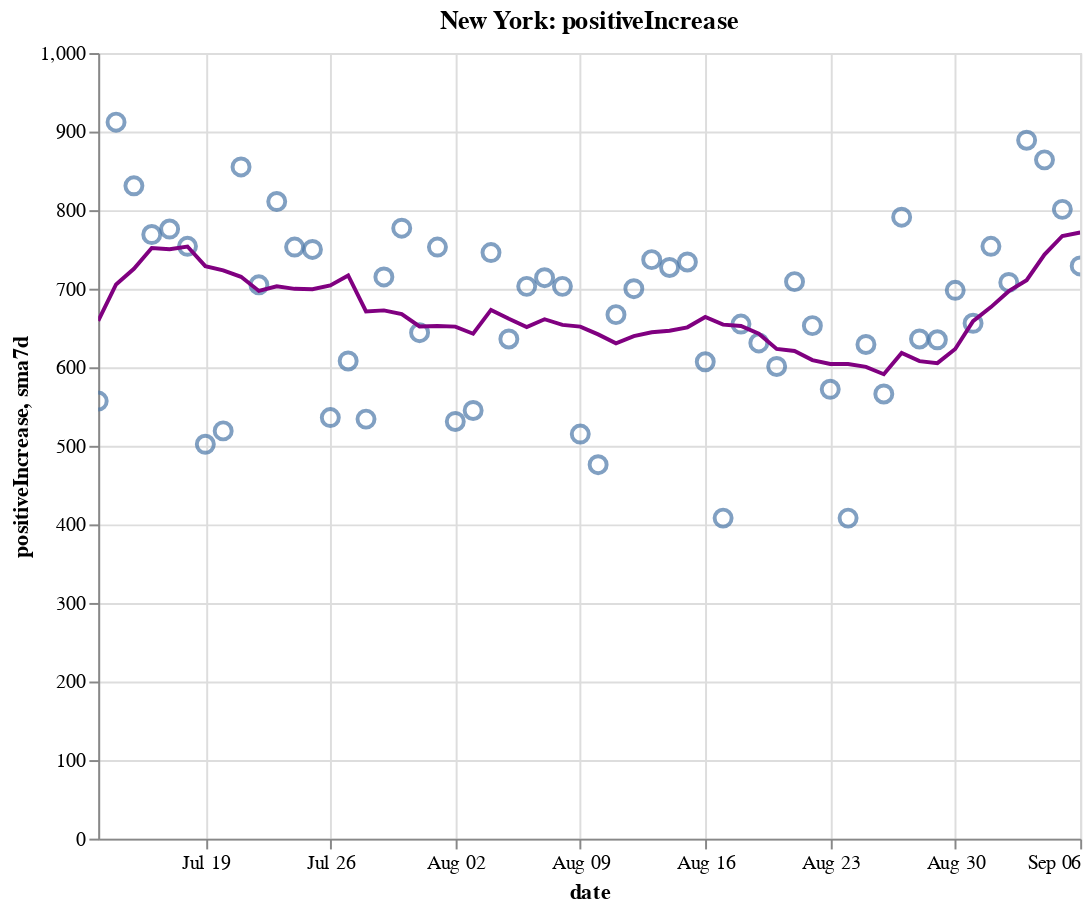

Notebook code for this chart:
### Code cell
create_plot(ny, 'positiveIncrease')

### Figure 1 — Vega-Lite specification as saved in the notebook (floating-point values rounded to 4 significant figures)
{"config": {"view": {"continuousWidth": 400, "continuousHeight": 300}}, "layer": [{"layer": [{"mark": {"type": "point", "size": 75}, "encoding": {"tooltip": [{"type": "temporal", "field": "date"}, {"type": "quantitative", "field": "positiveIncrease"}, {"type": "quantitative", "field": "sma7d"}], "x": {"type": "temporal", "field": "date"}, "y": {"type": "quantitative", "field": "positiveIncrease"}}, "selection": {"selector008": {"type": "interval", "bind": "scales", "encodings": ["x", "y"]}}}, {"mark": {"type": "line", "color": "purple"}, "encoding": {"x": {"type": "temporal", "field": "date"}, "y": {"type": "quantitative", "field": "sma7d"}}}]}, {"mark": {"type": "rule", "color": "#aaa"}, "encoding": {"x": {"type": "temporal", "field": "date"}}, "transform": [{"filter": {"selection": "selector007"}}]}, {"mark": "circle", "encoding": {"opacity": {"condition": {"value": 1, "selection": "selector007"}, "value": 0}, "tooltip": [{"type": "temporal", "field": "date"}, {"type": "quantitative", "field": "positiveIncrease"}, {"type": "quantitative", "field": "sma7d"}], "x": {"type": "temporal", "field": "date"}, "y": {"type": "quantitative", "field": "positiveIncrease"}}, "selection": {"selector007": {"type": "single", "encodings": ["x"], "on": "mouseover", "nearest": true, "empty": "none"}}}, {"mark": {"type": "text", "align": "left", "dx": 5, "dy": -5, "stroke": "white", "strokeWidth": 2}, "encoding": {"text": {"type": "quantitative", "field": "positiveIncrease"}, "tooltip": [{"type": "temporal", "field": "date"}, {"type": "quantitative", "field": "positiveIncrease"}, {"type": "quantitative", "field": "sma7d"}], "x": {"type": "temporal", "field": "date"}, "y": {"type": "quantitative", "field": "positiveIncrease"}}, "transform": [{"filter": {"selection": "selector007"}}]}, {"mark": {"type": "text", "align": "left", "dx": 5, "dy": -5}, "encoding": {"text": {"type": "quantitative", "field": "positiveIncrease"}, "tooltip": [{"type": "temporal", "field": "date"}, {"type": "quantitative", "field": "positiveIncrease"}, {"type": "quantitative", "field": "sma7d"}], "x": {"type": "temporal", "field": "date"}, "y": {"type": "quantitative", "field": "positiveIncrease"}}, "transform": [{"filter": {"selection": "selector007"}}]}], "data": {"name": "data-217ca46c2e6fcd6869554d7da9872cc4"}, "height": 400, "title": "New York: positiveIncrease", "width": 500, "$schema": "https://vega.github.io/schema/vega-lite/v4.8.1.json", "datasets": {"data-217ca46c2e6fcd6869554d7da9872cc4": [{"date": "2020-07-13T00:00:00", "totalTestResultsIncrease": 51690.0, "positiveIncrease": 557.0, "death": 24990.0, "deathIncrease": 10.0, "positiveRate": 0.011, "state": "New York", "sma7d": 659.1}, {"date": "2020-07-14T00:00:00", "totalTestResultsIncrease": 60040.0, "positiveIncrease": 912.0, "death": 24990.0, "deathIncrease": 5.0, "positiveRate": 0.015, "state": "New York", "sma7d": 705.4}, {"date": "2020-07-15T00:00:00", "totalTestResultsIncrease": 63600.0, "positiveIncrease": 831.0, "death": 25000.0, "deathIncrease": 9.0, "positiveRate": 0.013, "state": "New York", "sma7d": 725.3}, {"date": "2020-07-16T00:00:00", "totalTestResultsIncrease": 72680.0, "positiveIncrease": 769.0, "death": 25010.0, "deathIncrease": 11.0, "positiveRate": 0.011, "state": "New York", "sma7d": 751.7}, {"date": "2020-07-17T00:00:00", "totalTestResultsIncrease": 78240.0, "positiveIncrease": 776.0, "death": 25020.0, "deathIncrease": 10.0, "positiveRate": 0.01, "state": "New York", "sma7d": 750.3}, {"date": "2020-07-18T00:00:00", "totalTestResultsIncrease": 69820.0, "positiveIncrease": 754.0, "death": 25040.0, "deathIncrease": 11.0, "positiveRate": 0.011, "state": "New York", "sma7d": 753.7}, {"date": "2020-07-19T00:00:00", "totalTestResultsIncrease": 46200.0, "positiveIncrease": 502.0, "death": 25050.0, "deathIncrease": 13.0, "positiveRate": 0.011, "state": "New York", "sma7d": 728.7}, {"date": "2020-07-20T00:00:00", "totalTestResultsIncrease": 49340.0, "positiveIncrease": 519.0, "death": 25060.0, "deathIncrease": 8.0, "positiveRate": 0.011, "state": "New York", "sma7d": 723.3}, {"date": "2020-07-21T00:00:00", "totalTestResultsIncrease": 66170.0, "positiveIncrease": 855.0, "death": 25060.0, "deathIncrease": 2.0, "positiveRate": 0.013, "state": "New York", "sma7d": 715.1}, {"date": "2020-07-22T00:00:00", "totalTestResultsIncrease": 67660.0, "positiveIncrease": 705.0, "death": 25070.0, "deathIncrease": 10.0, "positiveRate": 0.01, "state": "New York", "sma7d": 697.1}, {"date": "2020-07-23T00:00:00", "totalTestResultsIncrease": 69700.0, "positiveIncrease": 811.0, "death": 25080.0, "deathIncrease": 13.0, "positiveRate": 0.012, "state": "New York", "sma7d": 703.1}, {"date": "2020-07-24T00:00:00", "totalTestResultsIncrease": 76510.0, "positiveIncrease": 753.0, "death": 25090.0, "deathIncrease": 9.0, "positiveRate": 0.01, "state": "New York", "sma7d": 699.9}, {"date": "2020-07-25T00:00:00", "totalTestResultsIncrease": 71470.0, "positiveIncrease": 750.0, "death": 25100.0, "deathIncrease": 13.0, "positiveRate": 0.01, "state": "New York", "sma7d": 699.3}, {"date": "2020-07-26T00:00:00", "totalTestResultsIncrease": 53570.0, "positiveIncrease": 536.0, "death": 25110.0, "deathIncrease": 3.0, "positiveRate": 0.01, "state": "New York", "sma7d": 704.1}, {"date": "2020-07-27T00:00:00", "totalTestResultsIncrease": 57270.0, "positiveIncrease": 608.0, "death": 25120.0, "deathIncrease": 11.0, "positiveRate": 0.011, "state": "New York", "sma7d": 716.9}, {"date": "2020-07-28T00:00:00", "totalTestResultsIncrease": 57400.0, "positiveIncrease": 534.0, "death": 25130.0, "deathIncrease": 9.0, "positiveRate": 0.009, "state": "New York", "sma7d": 671.0}, {"date": "2020-07-29T00:00:00", "totalTestResultsIncrease": 62280.0, "positiveIncrease": 715.0, "death": 25130.0, "deathIncrease": 6.0, "positiveRate": 0.011, "state": "New York", "sma7d": 672.4}, {"date": "2020-07-30T00:00:00", "totalTestResultsIncrease": 73550.0, "positiveIncrease": 777.0, "death": 25140.0, "deathIncrease": 13.0, "positiveRate": 0.011, "state": "New York", "sma7d": 667.6}, {"date": "2020-07-31T00:00:00", "totalTestResultsIncrease": 68870.0, "positiveIncrease": 644.0, "death": 25150.0, "deathIncrease": 5.0, "positiveRate": 0.009, "state": "New York", "sma7d": 652.0}, {"date": "2020-08-01T00:00:00", "totalTestResultsIncrease": 82740.0, "positiveIncrease": 753.0, "death": 25160.0, "deathIncrease": 14.0, "positiveRate": 0.009, "state": "New York", "sma7d": 652.4}, {"date": "2020-08-02T00:00:00", "totalTestResultsIncrease": 58960.0, "positiveIncrease": 531.0, "death": 25170.0, "deathIncrease": 6.0, "positiveRate": 0.009, "state": "New York", "sma7d": 651.7}, {"date": "2020-08-03T00:00:00", "totalTestResultsIncrease": 51840.0, "positiveIncrease": 545.0, "death": 25170.0, "deathIncrease": 2.0, "positiveRate": 0.011, "state": "New York", "sma7d": 642.7}, {"date": "2020-08-04T00:00:00", "totalTestResultsIncrease": 70990.0, "positiveIncrease": 746.0, "death": 25180.0, "deathIncrease": 3.0, "positiveRate": 0.011, "state": "New York", "sma7d": 673.0}, {"date": "2020-08-05T00:00:00", "totalTestResultsIncrease": 72670.0, "positiveIncrease": 636.0, "death": 25180.0, "deathIncrease": 4.0, "positiveRate": 0.009, "state": "New York", "sma7d": 661.7}, {"date": "2020-08-06T00:00:00", "totalTestResultsIncrease": 72370.0, "positiveIncrease": 703.0, "death": 25180.0, "deathIncrease": 6.0, "positiveRate": 0.01, "state": "New York", "sma7d": 651.1}, {"date": "2020-08-07T00:00:00", "totalTestResultsIncrease": 70170.0, "positiveIncrease": 714.0, "death": 25190.0, "deathIncrease": 5.0, "positiveRate": 0.01, "state": "New York", "sma7d": 661.1}, {"date": "2020-08-08T00:00:00", "totalTestResultsIncrease": 74860.0, "positiveIncrease": 703.0, "death": 25200.0, "deathIncrease": 5.0, "positiveRate": 0.009, "state": "New York", "sma7d": 654.0}, {"date": "2020-08-09T00:00:00", "totalTestResultsIncrease": 65810.0, "positiveIncrease": 515.0, "death": 25200.0, "deathIncrease": 7.0, "positiveRate": 0.008, "state": "New York", "sma7d": 651.7}, {"date": "2020-08-10T00:00:00", "totalTestResultsIncrease": 54000.0, "positiveIncrease": 476.0, "death": 25200.0, "deathIncrease": 2.0, "positiveRate": 0.009, "state": "New York", "sma7d": 641.9}, {"date": "2020-08-11T00:00:00", "totalTestResultsIncrease": 77060.0, "positiveIncrease": 667.0, "death": 25210.0, "deathIncrease": 7.0, "positiveRate": 0.009, "state": "New York", "sma7d": 630.6}, {"date": "2020-08-12T00:00:00", "totalTestResultsIncrease": 87780.0, "positiveIncrease": 700.0, "death": 25220.0, "deathIncrease": 7.0, "positiveRate": 0.008, "state": "New York", "sma7d": 639.7}, {"date": "2020-08-13T00:00:00", "totalTestResultsIncrease": 87900.0, "positiveIncrease": 737.0, "death": 25230.0, "deathIncrease": 10.0, "positiveRate": 0.008, "state": "New York", "sma7d": 644.6}, {"date": "2020-08-14T00:00:00", "totalTestResultsIncrease": 85460.0, "positiveIncrease": 727.0, "death": 25230.0, "deathIncrease": 4.0, "positiveRate": 0.009, "state": "New York", "sma7d": 646.4}, {"date": "2020-08-15T00:00:00", "totalTestResultsIncrease": 88670.0, "positiveIncrease": 734.0, "death": 25240.0, "deathIncrease": 12.0, "positiveRate": 0.008, "state": "New York", "sma7d": 650.9}, {"date": "2020-08-16T00:00:00", "totalTestResultsIncrease": 77690.0, "positiveIncrease": 607.0, "death": 25250.0, "deathIncrease": 6.0, "positiveRate": 0.008, "state": "New York", "sma7d": 664.0}, {"date": "2020-08-17T00:00:00", "totalTestResultsIncrease": 56890.0, "positiveIncrease": 408.0, "death": 25260.0, "deathIncrease": 6.0, "positiveRate": 0.007, "state": "New York", "sma7d": 654.3}, {"date": "2020-08-18T00:00:00", "totalTestResultsIncrease": 66890.0, "positiveIncrease": 655.0, "death": 25260.0, "deathIncrease": 8.0, "positiveRate": 0.01, "state": "New York", "sma7d": 652.6}, {"date": "2020-08-19T00:00:00", "totalTestResultsIncrease": 80420.0, "positiveIncrease": 631.0, "death": 25270.0, "deathIncrease": 6.0, "positiveRate": 0.008, "state": "New York", "sma7d": 642.7}, {"date": "2020-08-20T00:00:00", "totalTestResultsIncrease": 80980.0, "positiveIncrease": 601.0, "death": 25280.0, "deathIncrease": 5.0, "positiveRate": 0.007, "state": "New York", "sma7d": 623.3}, {"date": "2020-08-21T00:00:00", "totalTestResultsIncrease": 98880.0, "positiveIncrease": 709.0, "death": 25280.0, "deathIncrease": 3.0, "positiveRate": 0.007, "state": "New York", "sma7d": 620.7}, {"date": "2020-08-22T00:00:00", "totalTestResultsIncrease": 94850.0, "positiveIncrease": 653.0, "death": 25280.0, "deathIncrease": 4.0, "positiveRate": 0.007, "state": "New York", "sma7d": 609.1}, {"date": "2020-08-23T00:00:00", "totalTestResultsIncrease": 74040.0, "positiveIncrease": 572.0, "death": 25290.0, "deathIncrease": 6.0, "positiveRate": 0.008, "state": "New York", "sma7d": 604.1}, {"date": "2020-08-24T00:00:00", "totalTestResultsIncrease": 62030.0, "positiveIncrease": 408.0, "death": 25300.0, "deathIncrease": 7.0, "positiveRate": 0.007, "state": "New York", "sma7d": 604.1}, {"date": "2020-08-25T00:00:00", "totalTestResultsIncrease": 67260.0, "positiveIncrease": 629.0, "death": 25300.0, "deathIncrease": 2.0, "positiveRate": 0.009, "state": "New York", "sma7d": 600.4}, {"date": "2020-08-26T00:00:00", "totalTestResultsIncrease": 71190.0, "positiveIncrease": 566.0, "death": 25300.0, "deathIncrease": 8.0, "positiveRate": 0.008, "state": "New York", "sma7d": 591.1}, {"date": "2020-08-27T00:00:00", "totalTestResultsIncrease": 83440.0, "positiveIncrease": 791.0, "death": 25310.0, "deathIncrease": 4.0, "positiveRate": 0.009, "state": "New York", "sma7d": 618.3}, {"date": "2020-08-28T00:00:00", "totalTestResultsIncrease": 97830.0, "positiveIncrease": 636.0, "death": 25310.0, "deathIncrease": 3.0, "positiveRate": 0.007, "state": "New York", "sma7d": 607.9}, {"date": "2020-08-29T00:00:00", "totalTestResultsIncrease": 93870.0, "positiveIncrease": 635.0, "death": 25320.0, "deathIncrease": 7.0, "positiveRate": 0.007, "state": "New York", "sma7d": 605.3}, {"date": "2020-08-30T00:00:00", "totalTestResultsIncrease": 100000.0, "positiveIncrease": 698.0, "death": 25330.0, "deathIncrease": 8.0, "positiveRate": 0.007, "state": "New York", "sma7d": 623.3}, {"date": "2020-08-31T00:00:00", "totalTestResultsIncrease": 66240.0, "positiveIncrease": 656.0, "death": 25330.0, "deathIncrease": 1.0, "positiveRate": 0.01, "state": "New York", "sma7d": 658.7}, {"date": "2020-09-01T00:00:00", "totalTestResultsIncrease": 77000.0, "positiveIncrease": 754.0, "death": 25330.0, "deathIncrease": 3.0, "positiveRate": 0.01, "state": "New York", "sma7d": 676.6}, {"date": "2020-09-02T00:00:00", "totalTestResultsIncrease": 88450.0, "positiveIncrease": 708.0, "death": 25340.0, "deathIncrease": 5.0, "positiveRate": 0.008, "state": "New York", "sma7d": 696.9}, {"date": "2020-09-03T00:00:00", "totalTestResultsIncrease": 88980.0, "positiveIncrease": 889.0, "death": 25340.0, "deathIncrease": 7.0, "positiveRate": 0.01, "state": "New York", "sma7d": 710.9}, {"date": "2020-09-04T00:00:00", "totalTestResultsIncrease": 93400.0, "positiveIncrease": 864.0, "death": 25350.0, "deathIncrease": 5.0, "positiveRate": 0.009, "state": "New York", "sma7d": 743.4}, {"date": "2020-09-05T00:00:00", "totalTestResultsIncrease": 99760.0, "positiveIncrease": 801.0, "death": 25350.0, "deathIncrease": 2.0, "positiveRate": 0.008, "state": "New York", "sma7d": 767.1}, {"date": "2020-09-06T00:00:00", "totalTestResultsIncrease": 85630.0, "positiveIncrease": 729.0, "death": 25360.0, "deathIncrease": 9.0, "positiveRate": 0.009, "state": "New York", "sma7d": 771.6}]}}
